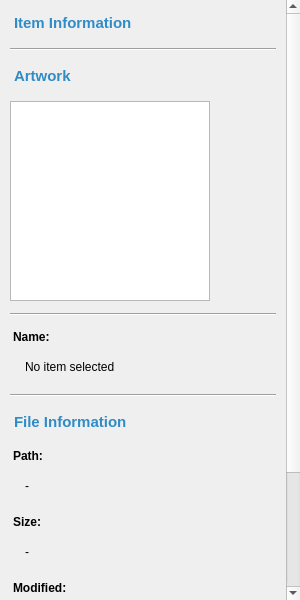
<?xml version="1.0" encoding="UTF-8"?>
<ui version="4.0">
 <class>DetailsPane</class>
 <widget class="QWidget" name="DetailsPane">
  <property name="geometry">
   <rect>
    <x>0</x>
    <y>0</y>
    <width>300</width>
    <height>600</height>
   </rect>
  </property>
  <property name="windowTitle">
   <string>Form</string>
  </property>
  <layout class="QVBoxLayout" name="mainLayout">
   <property name="spacing">
    <number>0</number>
   </property>
   <property name="leftMargin">
    <number>0</number>
   </property>
   <property name="topMargin">
    <number>0</number>
   </property>
   <property name="rightMargin">
    <number>0</number>
   </property>
   <property name="bottomMargin">
    <number>0</number>
   </property>
   <item>
    <widget class="QScrollArea" name="scrollArea">
     <property name="widgetResizable">
      <bool>true</bool>
     </property>
     <property name="horizontalScrollBarPolicy">
      <enum>Qt::ScrollBarAlwaysOff</enum>
     </property>
     <property name="verticalScrollBarPolicy">
      <enum>Qt::ScrollBarAsNeeded</enum>
     </property>
     <property name="frameShape">
      <enum>QFrame::NoFrame</enum>
     </property>
     <widget class="QWidget" name="contentWidget">
      <property name="geometry">
       <rect>
        <x>0</x>
        <y>0</y>
        <width>300</width>
        <height>560</height>
       </rect>
      </property>
      <layout class="QVBoxLayout" name="contentLayout">
       <property name="spacing">
        <number>12</number>
       </property>
       <property name="leftMargin">
        <number>10</number>
       </property>
       <property name="topMargin">
        <number>10</number>
       </property>
       <property name="rightMargin">
        <number>10</number>
       </property>
       <property name="bottomMargin">
        <number>10</number>
       </property>
       <item>
        <widget class="QLabel" name="titleLabel">
         <property name="font">
          <font>
           <pointsize>11</pointsize>
           <bold>true</bold>
          </font>
         </property>
         <property name="styleSheet">
          <string>color: palette(highlight); padding: 4px 0px;</string>
         </property>
         <property name="text">
          <string>Item Information</string>
         </property>
        </widget>
       </item>
       <item>
        <widget class="Line" name="separator1">
         <property name="styleSheet">
          <string>color: palette(mid);</string>
         </property>
         <property name="frameShadow">
          <enum>QFrame::Sunken</enum>
         </property>
         <property name="orientation">
          <enum>Qt::Horizontal</enum>
         </property>
        </widget>
       </item>
       <item>
        <widget class="QLabel" name="artworkLabel">
         <property name="font">
          <font>
           <pointsize>11</pointsize>
           <bold>true</bold>
          </font>
         </property>
         <property name="styleSheet">
          <string>color: palette(highlight); padding: 4px 0px;</string>
         </property>
         <property name="text">
          <string>Artwork</string>
         </property>
        </widget>
       </item>
       <item>
        <widget class="QLabel" name="artworkDisplay">
         <property name="minimumSize">
          <size>
           <width>200</width>
           <height>200</height>
          </size>
         </property>
         <property name="maximumSize">
          <size>
           <width>200</width>
           <height>200</height>
          </size>
         </property>
         <property name="styleSheet">
          <string>border: 1px solid palette(mid); background-color: palette(base);</string>
         </property>
         <property name="text">
          <string/>
         </property>
         <property name="alignment">
          <set>Qt::AlignCenter</set>
         </property>
        </widget>
       </item>
       <item>
        <widget class="Line" name="separator2">
         <property name="styleSheet">
          <string>color: palette(mid);</string>
         </property>
         <property name="frameShadow">
          <enum>QFrame::Sunken</enum>
         </property>
         <property name="orientation">
          <enum>Qt::Horizontal</enum>
         </property>
        </widget>
       </item>
       <item>
        <widget class="QLabel" name="itemNameLabel">
         <property name="font">
          <font>
           <bold>true</bold>
          </font>
         </property>
         <property name="styleSheet">
          <string>color: palette(windowtext); padding: 2px 0px;</string>
         </property>
         <property name="text">
          <string>Name:</string>
         </property>
        </widget>
       </item>
       <item>
        <widget class="QLabel" name="itemNameValue">
         <property name="styleSheet">
          <string>color: palette(windowtext); padding: 2px 0px 8px 12px;</string>
         </property>
         <property name="text">
          <string>No item selected</string>
         </property>
         <property name="textInteractionFlags">
          <set>Qt::TextSelectableByMouse</set>
         </property>
        </widget>
       </item>
       <item>
        <widget class="Line" name="separator3">
         <property name="styleSheet">
          <string>color: palette(mid);</string>
         </property>
         <property name="frameShadow">
          <enum>QFrame::Sunken</enum>
         </property>
         <property name="orientation">
          <enum>Qt::Horizontal</enum>
         </property>
        </widget>
       </item>
       <item>
        <widget class="QLabel" name="fileInfoTitle">
         <property name="font">
          <font>
           <pointsize>11</pointsize>
           <bold>true</bold>
          </font>
         </property>
         <property name="styleSheet">
          <string>color: palette(highlight); padding: 4px 0px;</string>
         </property>
         <property name="text">
          <string>File Information</string>
         </property>
        </widget>
       </item>
       <item>
        <widget class="QLabel" name="filePathLabel">
         <property name="font">
          <font>
           <bold>true</bold>
          </font>
         </property>
         <property name="styleSheet">
          <string>color: palette(windowtext); padding: 2px 0px;</string>
         </property>
         <property name="text">
          <string>Path:</string>
         </property>
        </widget>
       </item>
       <item>
        <widget class="QLabel" name="filePathValue">
         <property name="styleSheet">
          <string>color: palette(windowtext); padding: 2px 0px 8px 12px;</string>
         </property>
         <property name="text">
          <string>-</string>
         </property>
         <property name="wordWrap">
          <bool>true</bool>
         </property>
         <property name="textInteractionFlags">
          <set>Qt::TextSelectableByMouse</set>
         </property>
        </widget>
       </item>
       <item>
        <widget class="QLabel" name="fileSizeLabel">
         <property name="font">
          <font>
           <bold>true</bold>
          </font>
         </property>
         <property name="styleSheet">
          <string>color: palette(windowtext); padding: 2px 0px;</string>
         </property>
         <property name="text">
          <string>Size:</string>
         </property>
        </widget>
       </item>
       <item>
        <widget class="QLabel" name="fileSizeValue">
         <property name="styleSheet">
          <string>color: palette(windowtext); padding: 2px 0px 8px 12px;</string>
         </property>
         <property name="text">
          <string>-</string>
         </property>
         <property name="textInteractionFlags">
          <set>Qt::TextSelectableByMouse</set>
         </property>
        </widget>
       </item>
       <item>
        <widget class="QLabel" name="lastModifiedLabel">
         <property name="font">
          <font>
           <bold>true</bold>
          </font>
         </property>
         <property name="styleSheet">
          <string>color: palette(windowtext); padding: 2px 0px;</string>
         </property>
         <property name="text">
          <string>Modified:</string>
         </property>
        </widget>
       </item>
       <item>
        <widget class="QLabel" name="lastModifiedValue">
         <property name="styleSheet">
          <string>color: palette(windowtext); padding: 2px 0px 8px 12px;</string>
         </property>
         <property name="text">
          <string>-</string>
         </property>
         <property name="textInteractionFlags">
          <set>Qt::TextSelectableByMouse</set>
         </property>
        </widget>
       </item>
       <item>
        <widget class="QLabel" name="fileExtensionLabel">
         <property name="font">
          <font>
           <bold>true</bold>
          </font>
         </property>
         <property name="styleSheet">
          <string>color: palette(windowtext); padding: 2px 0px;</string>
         </property>
         <property name="text">
          <string>Type:</string>
         </property>
        </widget>
       </item>
       <item>
        <widget class="QLabel" name="fileExtensionValue">
         <property name="styleSheet">
          <string>color: palette(windowtext); padding: 2px 0px 8px 12px;</string>
         </property>
         <property name="text">
          <string>-</string>
         </property>
         <property name="textInteractionFlags">
          <set>Qt::TextSelectableByMouse</set>
         </property>
        </widget>
       </item>
       <item>
        <spacer name="verticalSpacer">
         <property name="orientation">
          <enum>Qt::Vertical</enum>
         </property>
         <property name="sizeHint" stdset="0">
          <size>
           <width>20</width>
           <height>40</height>
          </size>
         </property>
        </spacer>
       </item>
      </layout>
     </widget>
    </widget>
   </item>
  </layout>
 </widget>
 <resources/>
 <connections/>
</ui>
